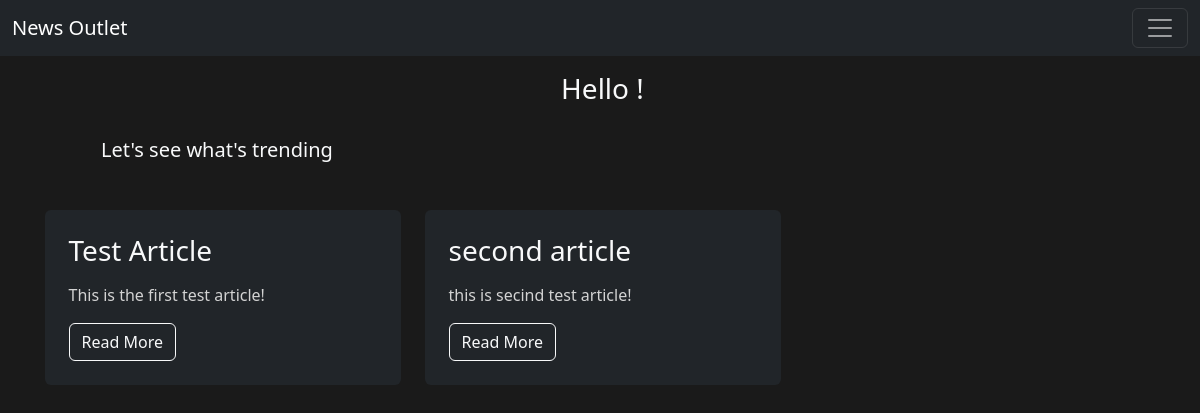
Before: / with the older database file.
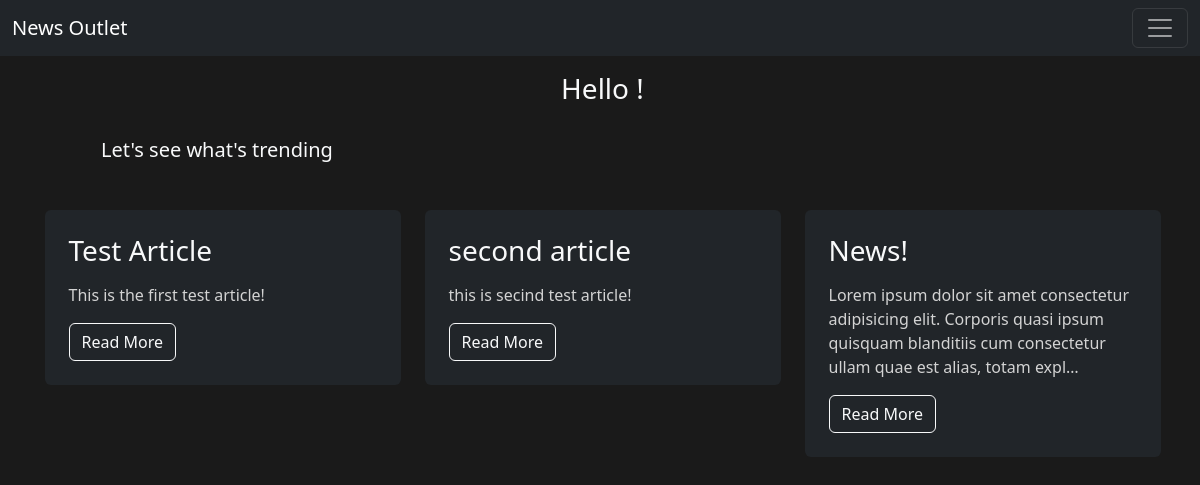
After: the same page with the newer database file.
### news_outlet/models.py (models this page shows, shortened)
class Article(models.Model):
    author = models.ForeignKey(User, on_delete=models.CASCADE)
    title = models.CharField(max_length=200)
    created_at = models.DateTimeField(auto_now_add=True)
    content = models.TextField()  # Store the article content in Markdown format
    def get_rendered_content(self):
        return markdown2.markdown(self.content)

### news_outlet/views.py (the view)
# urls.py: path("", views.index, name="index"),
def index(request):
    articles = Article.objects.all()
    context = {'articles': articles}
    return render(request, 'news_outlet/index.html', context)

### news_outlet/templates/news_outlet/index.html
{% extends "news_outlet/layout.html" %}
{% load static %}
{% block body %}
    <br><br><br>
    <div class="d-flex justify-content-center">
        <h3 class="mx-3 text-light">Hello {{ request.user.username }}!</h3>
    </div>
    <br>
    <h5 class="mx-5 px-5 text-light">Let's see what's trending</h5>
    <div class="container mt-5">
        <div class="row">
            {% for article in articles %}
                <div class="col-md-4 mb-4">
                    <div class="bg-dark p-4 rounded">
                        <h3 class="text-light">{{ article.title }}</h3>
                        <p class="text-light">{{ article.get_rendered_content|truncatechars:150|safe }}</p>
                        <a href="{% url 'article_detail' article.pk %}" class="btn btn-outline-light">Read More</a>
                    </div>
                </div>
            {% endfor %}
        </div>
    </div>
{% endblock %}

Changed rows visible on the page:
added Article: title "News!", get_rendered_content "Lorem ipsum dolor sit amet consectetur adipisicing elit. Corporis quasi ipsum quisquam blanditiis cum consectetur ullam quae est alias, totam expl…"
